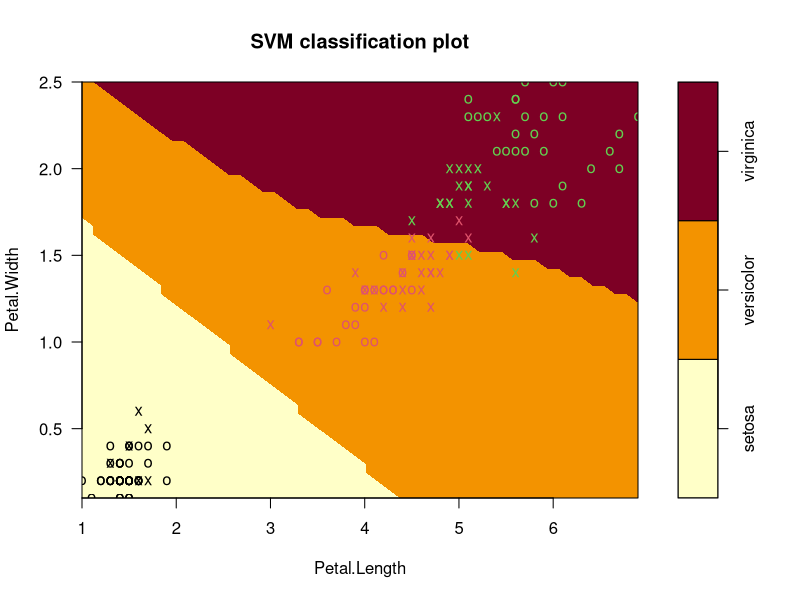

Source code (R):
#model 3 work based on in class examples of models 1/2
library(e1071)
help("svm")
data("iris")

#make model 3
svm_model3 <- svm(Species~., data = iris, kernel="polynomial")

summary(svm_model3)

#plot the model 3
plot(svm_model3, data = iris,
     Petal.Width~Petal.Length, slice =
       list(Sepal.Width = 3, Sepal.Length = 4))

#predict using model 3
pred <- predict(svm_model3, iris)

#make a table for predictions
model_table <- table(Predicted = pred, Actual = iris$Species)
model_table

#find accuracy rate for model 3
Model3_accuracyRate = sum(diag(model_table))/sum(model_table)
Model3_accuracyRate     #rate=0.9533333

#find the missclassification rate for model 3
Model3_MissClassificationRate = 1 - Model3_accuracyRate
Model3_MissClassificationRate     #rate=0.04666667

